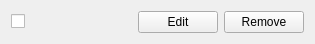
<?xml version="1.0" encoding="UTF-8"?>
<ui version="4.0">
 <class>Task</class>
 <widget class="QWidget" name="Task">
  <property name="geometry">
   <rect>
    <x>0</x>
    <y>0</y>
    <width>315</width>
    <height>41</height>
   </rect>
  </property>
  <property name="windowTitle">
   <string>Form</string>
  </property>
  <layout class="QHBoxLayout" name="horizontalLayout">
   <item>
    <widget class="QCheckBox" name="checkBox">
     <property name="text">
      <string/>
     </property>
    </widget>
   </item>
   <item>
    <spacer name="horizontalSpacer">
     <property name="orientation">
      <enum>Qt::Horizontal</enum>
     </property>
     <property name="sizeHint" stdset="0">
      <size>
       <width>40</width>
       <height>20</height>
      </size>
     </property>
    </spacer>
   </item>
   <item>
    <widget class="QPushButton" name="editButton">
     <property name="text">
      <string>Edit</string>
     </property>
    </widget>
   </item>
   <item>
    <widget class="QPushButton" name="removeButton">
     <property name="text">
      <string>Remove</string>
     </property>
    </widget>
   </item>
  </layout>
 </widget>
 <resources/>
 <connections/>
</ui>
